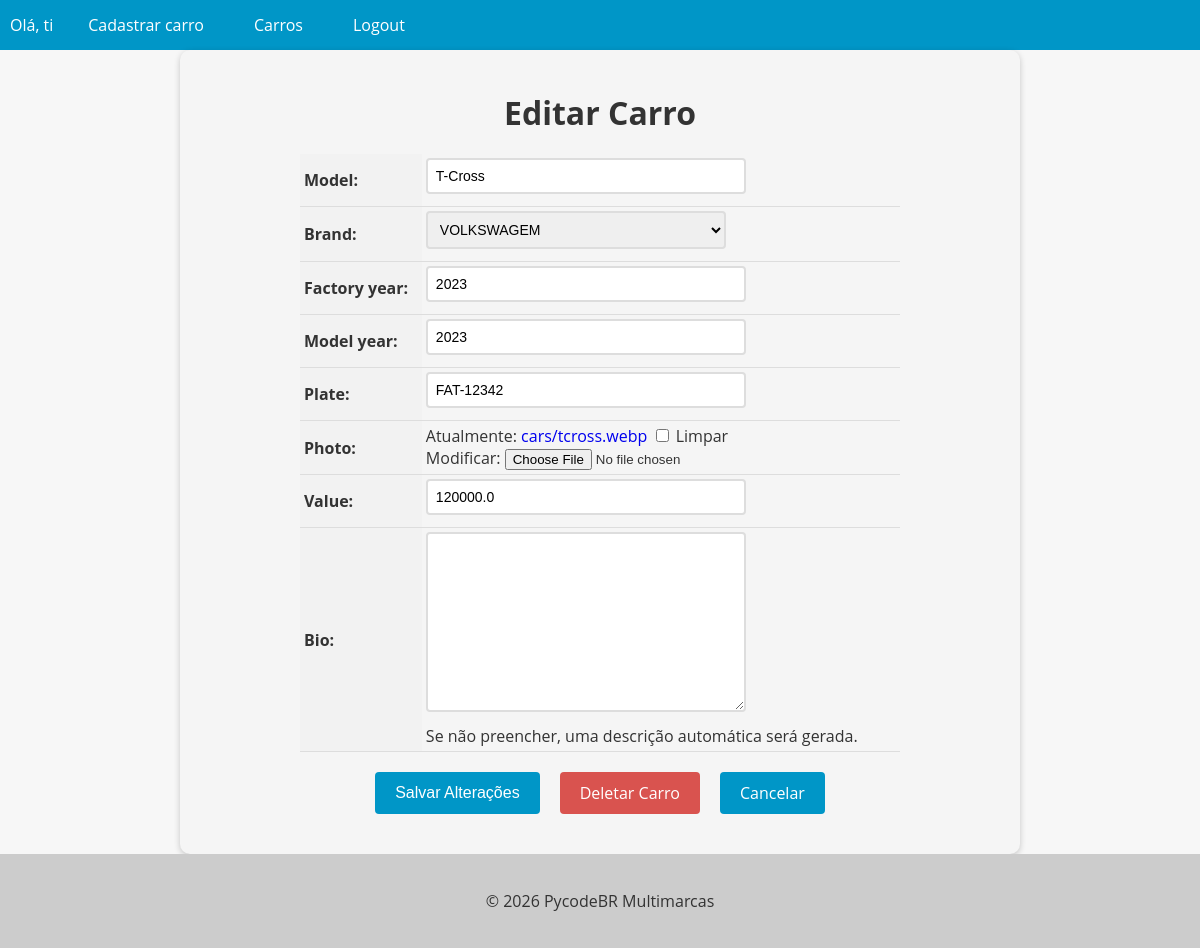
The page /car/5/update (signed in) on the database as committed earlier.
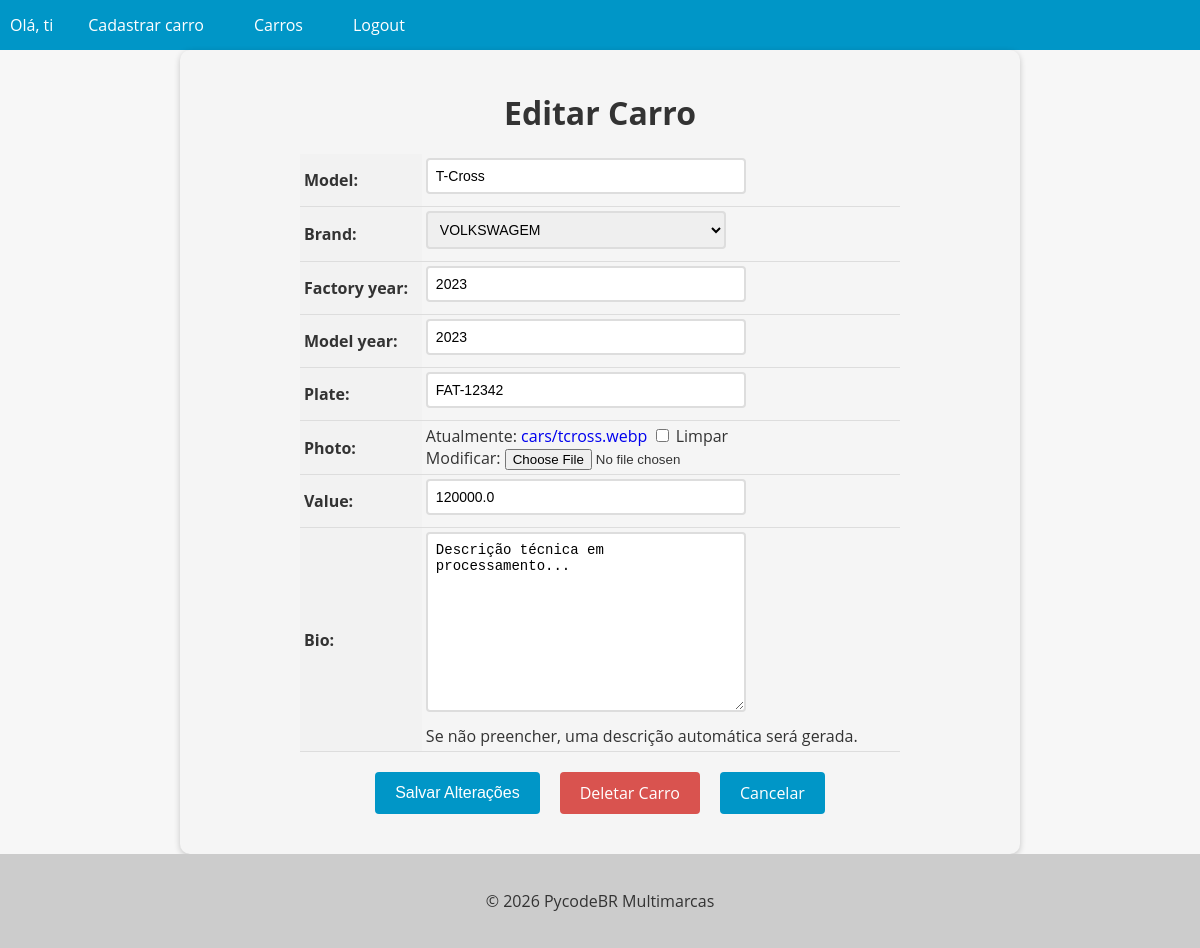
The same page on the database as committed later.
### cars/models.py (models this page shows, shortened)
class Car(models.Model):
    id = models.AutoField(primary_key = True)
    model = models.CharField(max_length  = 200)
    brand = models.ForeignKey(Brand, on_delete = models.PROTECT, related_name = 'car_brand')
    factory_year = models.IntegerField(blank = True, null = True)
    model_year  = models.IntegerField(blank = True, null = True)
    plate = models.CharField(max_length = 10, blank = True, null = True)
    photo = models.ImageField(upload_to = 'cars/', blank = True, null = True)
    value =  models.FloatField(blank = True, null = True)
    bio = models.TextField(blank=True, null=True,  help_text="Se não preencher, uma descrição automática será gerada.")

### cars/views.py (the view, shortened to what this page needs)
@method_decorator(login_required(login_url='login'), name='dispatch')
class CarUpdateView(UpdateView):
    model = Car
    form_class = CarModelForm
    template_name = 'car_update.html'
    context_object_name = 'car'
    success_url = '/cars/'

### cars/forms.py (shortened to what this page needs)
class CarModelForm(forms.ModelForm):
    class Meta:
        model = Car
        fields = '__all__'

### cars/models.py (called while the page is built)
    def __str__(self):
        return self.name

### cars/templates/car_update.html (shortened to what this page needs)
{% extends "base.html" %}
{% block content %}
  <form method="post" enctype="multipart/form-data">
    <h1>Editar Carro</h1>
    <table>
      {{ form.as_table }}
    </table>
    <div>
      <div class="buttons-container">
        <input type="submit" value="Salvar Alterações" class="btn btn-primary">
        <a href="{% url 'car_delete' pk=car.pk %}" class="btn btn-danger">Deletar Carro</a>
        <a href="{% url 'cars_list' %}" class="btn btn-secondary">Cancelar</a>
      </div>
    </div>
  </form>
{% endblock %}

Rows that differ between the two databases and show on the page:
changed Car "T-Cross": bio (not shown) → "Descrição técnica em processamento..."
